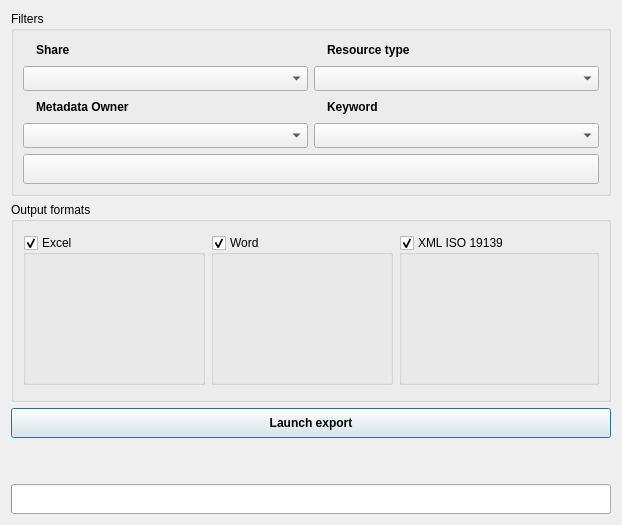
  <widget class="QWidget" name="Export">
   <property name="sizePolicy">
    <sizepolicy hsizetype="Minimum" vsizetype="MinimumExpanding">
     <horstretch>0</horstretch>
     <verstretch>0</verstretch>
    </sizepolicy>
   </property>
   <property name="minimumSize">
    <size>
     <width>500</width>
     <height>0</height>
    </size>
   </property>
   <attribute name="icon">
    <iconset resource="../../../resources.qrc">
     <normaloff>:/IsogeoToOffice/resources/export/download.svg</normaloff>:/IsogeoToOffice/resources/export/download.svg</iconset>
   </attribute>
   <attribute name="title">
    <string>Export</string>
   </attribute>
   <layout class="QVBoxLayout" name="verticalLayout_2">
    <item>
     <widget class="QGroupBox" name="grp_filters">
      <property name="minimumSize">
       <size>
        <width>550</width>
        <height>150</height>
       </size>
      </property>
      <property name="maximumSize">
       <size>
        <width>600</width>
        <height>200</height>
       </size>
      </property>
      <property name="autoFillBackground">
       <bool>false</bool>
      </property>
      <property name="title">
       <string>Filters</string>
      </property>
      <property name="alignment">
       <set>Qt::AlignLeading|Qt::AlignLeft|Qt::AlignTop</set>
      </property>
      <layout class="QGridLayout" name="gridLayout_3">
       <item row="0" column="1">
        <layout class="QHBoxLayout" name="lyt_advc_search">
         <item>
          <layout class="QVBoxLayout" name="lyt_vert_filters_left">
           <item>
            <layout class="QVBoxLayout" name="lyt_vert_share">
             <item>
              <layout class="QHBoxLayout" name="horizontalLayout">
               <item>
                <widget class="QLabel" name="ico_share">
                 <property name="maximumSize">
                  <size>
                   <width>18</width>
                   <height>18</height>
                  </size>
                 </property>
                 <property name="text">
                  <string/>
                 </property>
                 <property name="pixmap">
                  <pixmap resource="../../../resources.qrc">:/IsogeoToOffice/resources/share-alt.svg</pixmap>
                 </property>
                 <property name="scaledContents">
                  <bool>true</bool>
                 </property>
                </widget>
               </item>
               <item>
                <widget class="QLabel" name="lbl_share">
                 <property name="minimumSize">
                  <size>
                   <width>110</width>
                   <height>20</height>
                  </size>
                 </property>
                 <property name="font">
                  <font>
                   <weight>75</weight>
                   <bold>true</bold>
                  </font>
                 </property>
                 <property name="text">
                  <string>Share</string>
                 </property>
                </widget>
               </item>
               <item>
                <spacer name="horizontalSpacer_10">
                 <property name="orientation">
                  <enum>Qt::Horizontal</enum>
                 </property>
                 <property name="sizeHint" stdset="0">
                  <size>
                   <width>48</width>
                   <height>20</height>
                  </size>
                 </property>
                </spacer>
               </item>
              </layout>
             </item>
             <item>
              <widget class="QComboBox" name="cbb_share">
               <property name="minimumSize">
                <size>
                 <width>250</width>
                 <height>25</height>
                </size>
               </property>
               <property name="maximumSize">
                <size>
                 <width>350</width>
                 <height>35</height>
                </size>
               </property>
               <property name="cursor">
                <cursorShape>PointingHandCursor</cursorShape>
               </property>
               <property name="autoFillBackground">
                <bool>true</bool>
               </property>
               <property name="insertPolicy">
                <enum>QComboBox::InsertAlphabetically</enum>
               </property>
               <property name="sizeAdjustPolicy">
                <enum>QComboBox::AdjustToMinimumContentsLengthWithIcon</enum>
               </property>
               <property name="minimumContentsLength">
                <number>50</number>
               </property>
              </widget>
             </item>
            </layout>
           </item>
           <item>
            <layout class="QVBoxLayout" name="lyt_vert_filter_owner">
             <item>
              <layout class="QHBoxLayout" name="horizontalLayout_3">
               <item>
                <widget class="QLabel" name="ico_owner">
                 <property name="maximumSize">
                  <size>
                   <width>18</width>
                   <height>18</height>
                  </size>
                 </property>
                 <property name="font">
                  <font>
                   <weight>75</weight>
                   <italic>false</italic>
                   <bold>true</bold>
                  </font>
                 </property>
                 <property name="text">
                  <string/>
                 </property>
                 <property name="pixmap">
                  <pixmap resource="../../../resources.qrc">:/IsogeoToOffice/resources/export/users.svg</pixmap>
                 </property>
                 <property name="scaledContents">
                  <bool>true</bool>
                 </property>
                </widget>
               </item>
               <item>
                <widget class="QLabel" name="lbl_owner">
                 <property name="minimumSize">
                  <size>
                   <width>110</width>
                   <height>20</height>
                  </size>
                 </property>
                 <property name="font">
                  <font>
                   <weight>75</weight>
                   <italic>false</italic>
                   <bold>true</bold>
                  </font>
                 </property>
                 <property name="text">
                  <string>Metadata Owner</string>
                 </property>
                </widget>
               </item>
               <item>
                <spacer name="horizontalSpacer_2">
                 <property name="orientation">
                  <enum>Qt::Horizontal</enum>
                 </property>
                 <property name="sizeHint" stdset="0">
                  <size>
                   <width>138</width>
                   <height>20</height>
                  </size>
                 </property>
                </spacer>
               </item>
              </layout>
             </item>
             <item>
              <widget class="QComboBox" name="cbb_owner">
               <property name="sizePolicy">
                <sizepolicy hsizetype="Preferred" vsizetype="Fixed">
                 <horstretch>0</horstretch>
                 <verstretch>0</verstretch>
                </sizepolicy>
               </property>
               <property name="minimumSize">
                <size>
                 <width>250</width>
                 <height>25</height>
                </size>
               </property>
               <property name="maximumSize">
                <size>
                 <width>350</width>
                 <height>35</height>
                </size>
               </property>
               <property name="cursor">
                <cursorShape>PointingHandCursor</cursorShape>
               </property>
               <property name="autoFillBackground">
                <bool>true</bool>
               </property>
               <property name="insertPolicy">
                <enum>QComboBox::InsertAlphabetically</enum>
               </property>
               <property name="sizeAdjustPolicy">
                <enum>QComboBox::AdjustToMinimumContentsLengthWithIcon</enum>
               </property>
               <property name="minimumContentsLength">
                <number>50</number>
               </property>
              </widget>
             </item>
            </layout>
           </item>
          </layout>
         </item>
         <item>
          <layout class="QVBoxLayout" name="lyt_vert_filters_right">
           <item>
            <layout class="QVBoxLayout" name="lyt_vert_filter_type">
             <item>
              <layout class="QHBoxLayout" name="horizontalLayout_2">
               <item>
                <widget class="QLabel" name="ico_type">
                 <property name="maximumSize">
                  <size>
                   <width>18</width>
                   <height>18</height>
                  </size>
                 </property>
                 <property name="text">
                  <string/>
                 </property>
                 <property name="pixmap">
                  <pixmap resource="../../../resources.qrc">:/IsogeoToOffice/resources/export/asterisk.svg</pixmap>
                 </property>
                 <property name="scaledContents">
                  <bool>true</bool>
                 </property>
                </widget>
               </item>
               <item>
                <widget class="QLabel" name="lbl_type">
                 <property name="minimumSize">
                  <size>
                   <width>110</width>
                   <height>20</height>
                  </size>
                 </property>
                 <property name="font">
                  <font>
                   <weight>75</weight>
                   <bold>true</bold>
                  </font>
                 </property>
                 <property name="text">
                  <string>Resource type</string>
                 </property>
                </widget>
               </item>
               <item>
                <spacer name="horizontalSpacer_11">
                 <property name="orientation">
                  <enum>Qt::Horizontal</enum>
                 </property>
                 <property name="sizeHint" stdset="0">
                  <size>
                   <width>48</width>
                   <height>20</height>
                  </size>
                 </property>
                </spacer>
               </item>
              </layout>
             </item>
             <item>
              <widget class="QComboBox" name="cbb_type">
               <property name="minimumSize">
                <size>
                 <width>250</width>
                 <height>25</height>
                </size>
               </property>
               <property name="maximumSize">
                <size>
                 <width>350</width>
                 <height>35</height>
                </size>
               </property>
               <property name="cursor">
                <cursorShape>PointingHandCursor</cursorShape>
               </property>
               <property name="autoFillBackground">
                <bool>true</bool>
               </property>
               <property name="insertPolicy">
                <enum>QComboBox::InsertAlphabetically</enum>
               </property>
               <property name="sizeAdjustPolicy">
                <enum>QComboBox::AdjustToMinimumContentsLengthWithIcon</enum>
               </property>
               <property name="minimumContentsLength">
                <number>50</number>
               </property>
              </widget>
             </item>
            </layout>
           </item>
           <item>
            <layout class="QVBoxLayout" name="lyt_vert_filter_keyword">
             <item>
              <layout class="QHBoxLayout" name="horizontalLayout_5">
               <item>
                <widget class="QLabel" name="ico_keyword">
                 <property name="maximumSize">
                  <size>
                   <width>18</width>
                   <height>18</height>
                  </size>
                 </property>
                 <property name="font">
                  <font>
                   <weight>75</weight>
                   <italic>false</italic>
                   <bold>true</bold>
                  </font>
                 </property>
                 <property name="text">
                  <string/>
                 </property>
                 <property name="pixmap">
                  <pixmap resource="../../../resources.qrc">:/IsogeoToOffice/resources/export/tag.svg</pixmap>
                 </property>
                 <property name="scaledContents">
                  <bool>true</bool>
                 </property>
                </widget>
               </item>
               <item>
                <widget class="QLabel" name="lbl_keyword">
                 <property name="minimumSize">
                  <size>
                   <width>110</width>
                   <height>20</height>
                  </size>
                 </property>
                 <property name="font">
                  <font>
                   <weight>75</weight>
                   <italic>false</italic>
                   <bold>true</bold>
                  </font>
                 </property>
                 <property name="text">
                  <string>Keyword</string>
                 </property>
                </widget>
               </item>
               <item>
                <spacer name="horizontalSpacer_3">
                 <property name="orientation">
                  <enum>Qt::Horizontal</enum>
                 </property>
                 <property name="sizeHint" stdset="0">
                  <size>
                   <width>148</width>
                   <height>20</height>
                  </size>
                 </property>
                </spacer>
               </item>
              </layout>
             </item>
             <item>
              <widget class="QComboBox" name="cbb_keyword">
               <property name="sizePolicy">
                <sizepolicy hsizetype="Preferred" vsizetype="Fixed">
                 <horstretch>0</horstretch>
                 <verstretch>0</verstretch>
                </sizepolicy>
               </property>
               <property name="minimumSize">
                <size>
                 <width>250</width>
                 <height>25</height>
                </size>
               </property>
               <property name="maximumSize">
                <size>
                 <width>350</width>
                 <height>35</height>
                </size>
               </property>
               <property name="cursor">
                <cursorShape>PointingHandCursor</cursorShape>
               </property>
               <property name="autoFillBackground">
                <bool>true</bool>
               </property>
               <property name="insertPolicy">
                <enum>QComboBox::InsertAlphabetically</enum>
               </property>
               <property name="sizeAdjustPolicy">
                <enum>QComboBox::AdjustToMinimumContentsLengthWithIcon</enum>
               </property>
               <property name="minimumContentsLength">
                <number>50</number>
               </property>
              </widget>
             </item>
            </layout>
           </item>
          </layout>
         </item>
        </layout>
       </item>
       <item row="1" column="1">
        <widget class="QPushButton" name="btn_reinit">
         <property name="minimumSize">
          <size>
           <width>33</width>
           <height>30</height>
          </size>
         </property>
         <property name="maximumSize">
          <size>
           <width>16777215</width>
           <height>16777215</height>
          </size>
         </property>
         <property name="cursor">
          <cursorShape>PointingHandCursor</cursorShape>
         </property>
         <property name="toolTip">
          <string>Reset search form</string>
         </property>
         <property name="autoFillBackground">
          <bool>true</bool>
         </property>
         <property name="text">
          <string/>
         </property>
         <property name="icon">
          <iconset resource="../../../resources.qrc">
           <normaloff>:/IsogeoToOffice/resources/export/undo.svg</normaloff>:/IsogeoToOffice/resources/export/undo.svg</iconset>
         </property>
         <property name="iconSize">
          <size>
           <width>18</width>
           <height>18</height>
          </size>
         </property>
         <property name="autoDefault">
          <bool>false</bool>
         </property>
         <property name="default">
          <bool>false</bool>
         </property>
         <property name="flat">
          <bool>false</bool>
         </property>
        </widget>
       </item>
      </layout>
     </widget>
    </item>
    <item>
     <widget class="QGroupBox" name="grp_formats">
      <property name="minimumSize">
       <size>
        <width>550</width>
        <height>200</height>
       </size>
      </property>
      <property name="maximumSize">
       <size>
        <width>600</width>
        <height>200</height>
       </size>
      </property>
      <property name="autoFillBackground">
       <bool>false</bool>
      </property>
      <property name="title">
       <string>Output formats</string>
      </property>
      <layout class="QVBoxLayout" name="verticalLayout">
       <item>
        <layout class="QHBoxLayout" name="lyt_exports_formats_selection">
         <item>
          <widget class="QGroupBox" name="chb_output_excel">
           <property name="minimumSize">
            <size>
             <width>50</width>
             <height>100</height>
            </size>
           </property>
           <property name="maximumSize">
            <size>
             <width>200</width>
             <height>150</height>
            </size>
           </property>
           <property name="cursor">
            <cursorShape>PointingHandCursor</cursorShape>
           </property>
           <property name="contextMenuPolicy">
            <enum>Qt::DefaultContextMenu</enum>
           </property>
           <property name="autoFillBackground">
            <bool>false</bool>
           </property>
           <property name="title">
            <string notr="true">Excel</string>
           </property>
           <property name="checkable">
            <bool>true</bool>
           </property>
           <layout class="QGridLayout" name="gridLayout_4">
            <item row="0" column="0">
             <widget class="QLabel" name="ico_excel">
              <property name="minimumSize">
               <size>
                <width>32</width>
                <height>32</height>
               </size>
              </property>
              <property name="maximumSize">
               <size>
                <width>100</width>
                <height>100</height>
               </size>
              </property>
              <property name="cursor">
               <cursorShape>PointingHandCursor</cursorShape>
              </property>
              <property name="text">
               <string/>
              </property>
              <property name="pixmap">
               <pixmap resource="../../../resources.qrc">:/IsogeoToOffice/resources/excel.svg</pixmap>
              </property>
              <property name="scaledContents">
               <bool>true</bool>
              </property>
              <property name="alignment">
               <set>Qt::AlignCenter</set>
              </property>
              <property name="wordWrap">
               <bool>false</bool>
              </property>
              <property name="indent">
               <number>-2</number>
              </property>
             </widget>
            </item>
           </layout>
          </widget>
         </item>
         <item>
          <widget class="QGroupBox" name="chb_output_word">
           <property name="minimumSize">
            <size>
             <width>50</width>
             <height>150</height>
            </size>
           </property>
           <property name="maximumSize">
            <size>
             <width>200</width>
             <height>150</height>
            </size>
           </property>
           <property name="cursor">
            <cursorShape>PointingHandCursor</cursorShape>
           </property>
           <property name="contextMenuPolicy">
            <enum>Qt::DefaultContextMenu</enum>
           </property>
           <property name="autoFillBackground">
            <bool>false</bool>
           </property>
           <property name="title">
            <string notr="true">Word</string>
           </property>
           <property name="flat">
            <bool>false</bool>
           </property>
           <property name="checkable">
            <bool>true</bool>
           </property>
           <layout class="QGridLayout" name="gridLayout_2">
            <item row="0" column="0">
             <widget class="QLabel" name="ico_word">
              <property name="minimumSize">
               <size>
                <width>32</width>
                <height>32</height>
               </size>
              </property>
              <property name="maximumSize">
               <size>
                <width>100</width>
                <height>100</height>
               </size>
              </property>
              <property name="cursor">
               <cursorShape>PointingHandCursor</cursorShape>
              </property>
              <property name="text">
               <string/>
              </property>
              <property name="pixmap">
               <pixmap resource="../../../resources.qrc">:/IsogeoToOffice/resources/word.svg</pixmap>
              </property>
              <property name="scaledContents">
               <bool>true</bool>
              </property>
              <property name="alignment">
               <set>Qt::AlignCenter</set>
              </property>
              <property name="wordWrap">
               <bool>false</bool>
              </property>
              <property name="indent">
               <number>-2</number>
              </property>
             </widget>
            </item>
           </layout>
          </widget>
         </item>
         <item>
          <widget class="QGroupBox" name="chb_output_xml">
           <property name="minimumSize">
            <size>
             <width>50</width>
             <height>100</height>
            </size>
           </property>
           <property name="maximumSize">
            <size>
             <width>200</width>
             <height>150</height>
            </size>
           </property>
           <property name="cursor">
            <cursorShape>PointingHandCursor</cursorShape>
           </property>
           <property name="contextMenuPolicy">
            <enum>Qt::DefaultContextMenu</enum>
           </property>
           <property name="autoFillBackground">
            <bool>false</bool>
           </property>
           <property name="title">
            <string notr="true">XML ISO 19139</string>
           </property>
           <property name="checkable">
            <bool>true</bool>
           </property>
           <layout class="QGridLayout" name="gridLayout_7">
            <item row="0" column="0">
             <widget class="QLabel" name="ico_xml">
              <property name="sizePolicy">
               <sizepolicy hsizetype="MinimumExpanding" vsizetype="MinimumExpanding">
                <horstretch>0</horstretch>
                <verstretch>0</verstretch>
               </sizepolicy>
              </property>
              <property name="minimumSize">
               <size>
                <width>32</width>
                <height>32</height>
               </size>
              </property>
              <property name="maximumSize">
               <size>
                <width>100</width>
                <height>100</height>
               </size>
              </property>
              <property name="font">
               <font>
                <strikeout>false</strikeout>
               </font>
              </property>
              <property name="cursor">
               <cursorShape>PointingHandCursor</cursorShape>
              </property>
              <property name="text">
               <string/>
              </property>
              <property name="pixmap">
               <pixmap resource="../../../resources.qrc">:/IsogeoToOffice/resources/xml.svg</pixmap>
              </property>
              <property name="scaledContents">
               <bool>true</bool>
              </property>
              <property name="alignment">
               <set>Qt::AlignCenter</set>
              </property>
              <property name="wordWrap">
               <bool>true</bool>
              </property>
              <property name="indent">
               <number>-2</number>
              </property>
             </widget>
            </item>
           </layout>
          </widget>
         </item>
        </layout>
       </item>
      </layout>
     </widget>
    </item>
    <item>
     <widget class="QPushButton" name="btn_launch_export">
      <property name="sizePolicy">
       <sizepolicy hsizetype="MinimumExpanding" vsizetype="Fixed">
        <horstretch>0</horstretch>
        <verstretch>0</verstretch>
       </sizepolicy>
      </property>
      <property name="minimumSize">
       <size>
        <width>50</width>
        <height>30</height>
       </size>
      </property>
      <property name="maximumSize">
       <size>
        <width>600</width>
        <height>40</height>
       </size>
      </property>
      <property name="font">
       <font>
        <weight>75</weight>
        <bold>true</bold>
       </font>
      </property>
      <property name="cursor">
       <cursorShape>PointingHandCursor</cursorShape>
      </property>
      <property name="toolTip">
       <string>Launch export</string>
      </property>
      <property name="text">
       <string>Launch export</string>
      </property>
      <property name="icon">
       <iconset resource="../../../resources.qrc">
        <normaloff>:/IsogeoToOffice/resources/export/rocket.svg</normaloff>:/IsogeoToOffice/resources/export/rocket.svg</iconset>
      </property>
      <property name="autoDefault">
       <bool>true</bool>
      </property>
      <property name="default">
       <bool>true</bool>
      </property>
     </widget>
    </item>
    <item>
     <spacer name="verticalSpacer">
      <property name="orientation">
       <enum>Qt::Vertical</enum>
      </property>
      <property name="sizeType">
       <enum>QSizePolicy::Expanding</enum>
      </property>
      <property name="sizeHint" stdset="0">
       <size>
        <width>20</width>
        <height>40</height>
       </size>
      </property>
     </spacer>
    </item>
    <item>
     <widget class="QProgressBar" name="pgb_exports">
      <property name="sizePolicy">
       <sizepolicy hsizetype="MinimumExpanding" vsizetype="Fixed">
        <horstretch>0</horstretch>
        <verstretch>0</verstretch>
       </sizepolicy>
      </property>
      <property name="minimumSize">
       <size>
        <width>550</width>
        <height>30</height>
       </size>
      </property>
      <property name="maximumSize">
       <size>
        <width>600</width>
        <height>40</height>
       </size>
      </property>
      <property name="autoFillBackground">
       <bool>true</bool>
      </property>
      <property name="value">
       <number>0</number>
      </property>
      <property name="alignment">
       <set>Qt::AlignBottom|Qt::AlignLeading|Qt::AlignLeft</set>
      </property>
      <property name="textVisible">
       <bool>false</bool>
      </property>
      <property name="invertedAppearance">
       <bool>false</bool>
      </property>
      <property name="textDirection">
       <enum>QProgressBar::BottomToTop</enum>
      </property>
      <property name="format">
       <string notr="true">%p%</string>
      </property>
     </widget>
    </item>
   </layout>
  </widget>
